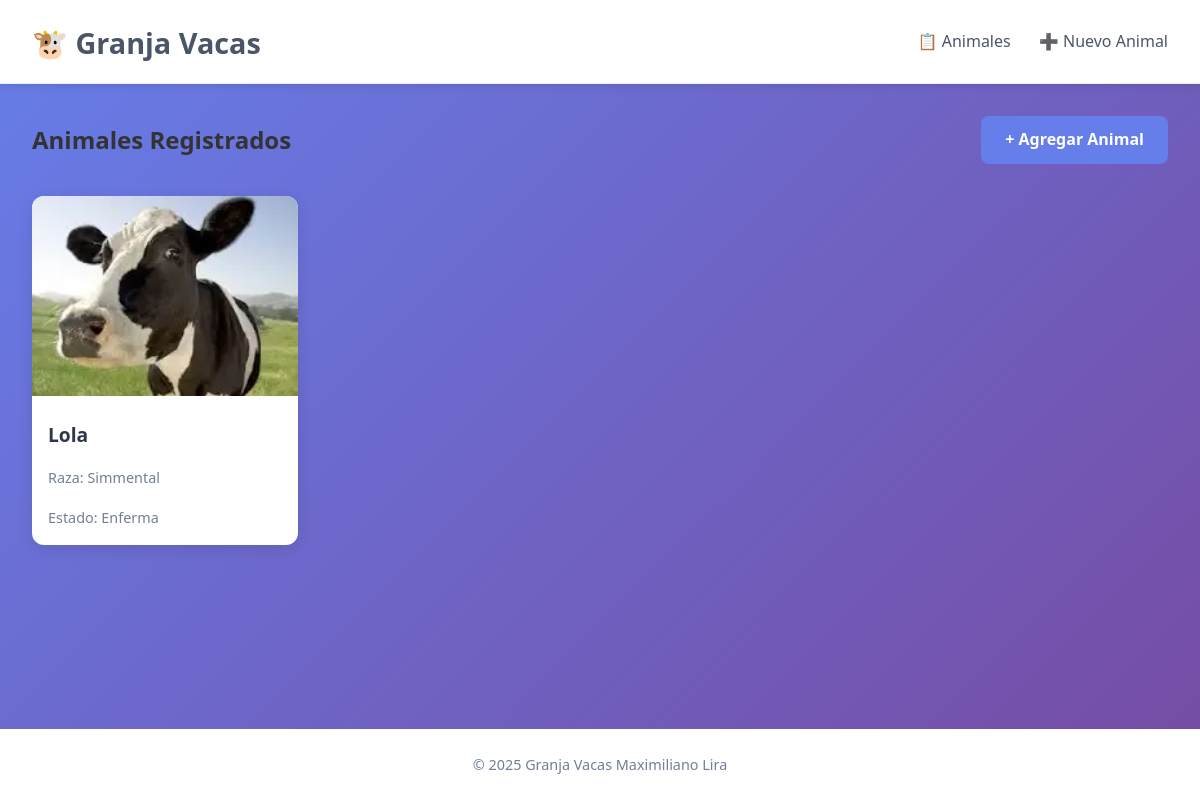
The page / on the database its author committed.
### app_granja_vacas/models.py (models this page shows, shortened)
class Animal(models.Model):
    SEXO_CHOICES = (
        ('H', 'Hembra'),
        ('M', 'Macho'),
        ('D', 'Desconocido'),
    )
    nombre = models.CharField(max_length=100, help_text="Nombre o número del animal")
    raza = models.CharField(max_length=100)
    sexo = models.CharField(max_length=1, choices=SEXO_CHOICES)
    fecha_nacimiento = models.DateField()
    estado_actual = models.CharField(max_length=100)
    foto_animal = models.ImageField(upload_to='img_animales/', blank=True, null=True)
    class Meta:
        verbose_name = "Animal"
        verbose_name_plural = "Animales"

### app_granja_vacas/views.py (the view)
# urls.py: path('', views.listar_animales, name='listar_animales'),
def listar_animales(request):
    animales = Animal.objects.all().order_by('nombre')
    return render(request, 'listar_animales.html', {'animales': animales})

### app_granja_vacas/templates/listar_animales.html (shortened to what this page needs)
{% extends 'base.html' %}
{% block contenido %}
<div class="page-header">
    <h2>Animales Registrados</h2>
    <a href="{% url 'app_granja_vacas:crear_animal' %}" class="btn btn-primary">+ Agregar Animal</a>
</div>
<ul class="artist-grid">
    {% for animal in animales %}
    <li class="artist-card">
        <a href="{% url 'app_granja_vacas:detalle_animal' animal.id %}">
            {% if animal.foto_animal %}
                <img src="{{ animal.foto_animal.url }}" alt="Foto de {{ animal.nombre }}" class="artist-img">
            {% else %}
                <div class="artist-placeholder">🐄</div>
            {% endif %}
            <h3>{{ animal.nombre }}</h3>
            <p class="artist-nationality">Raza: {{ animal.raza }}</p>
            <p class="artist-nationality">Estado: {{ animal.estado_actual }}</p>
        </a>
    </li>
    {% empty %}
    <li class="no-artists">No hay animales registrados en la granja.</li>
    {% endfor %}
</ul>
{% endblock %}

### app_granja_vacas/static/css/styles.css (style rules this page uses)
* { margin: 0; padding: 0; box-sizing: border-box; }
body { font-family: 'Segoe UI', Tahoma, Geneva, Verdana, sans-serif; background: linear-gradient(135deg, #667eea 0%, #764ba2 100%); color: #333; line-height: 1.6; }
.page-header { display: flex; justify-content: space-between; align-items: center; margin-bottom: 2rem; flex-wrap: wrap; gap: 1rem; }
.artist-grid { display: grid; grid-template-columns: repeat(auto-fill, minmax(250px, 1fr)); gap: 1.5rem; list-style: none; }
.artist-card { background: white; border-radius: 12px; overflow: hidden; box-shadow: 0 4px 15px rgba(0,0,0,0.1); transition: transform 0.3s; }
.artist-card a { text-decoration: none; color: inherit; display: block; }
.artist-img, .artist-placeholder { width: 100%; height: 200px; object-fit: cover; }
.artist-card h3 { padding: 1rem; font-size: 1.2rem; color: #2d3748; }
.artist-nationality { color: #718096; font-size: 0.9rem; padding: 0 1rem 1rem; }
.btn { padding: 0.7rem 1.5rem; border: none; border-radius: 8px; font-weight: 600; cursor: pointer; transition: background 0.3s; text-decoration: none; display: inline-block; }
.btn-primary { background: #667eea; color: white; }

### rows shown on the page
Animal: foto_animal (picture), nombre "Lola", raza "Simmental", estado_actual "Enferma"
